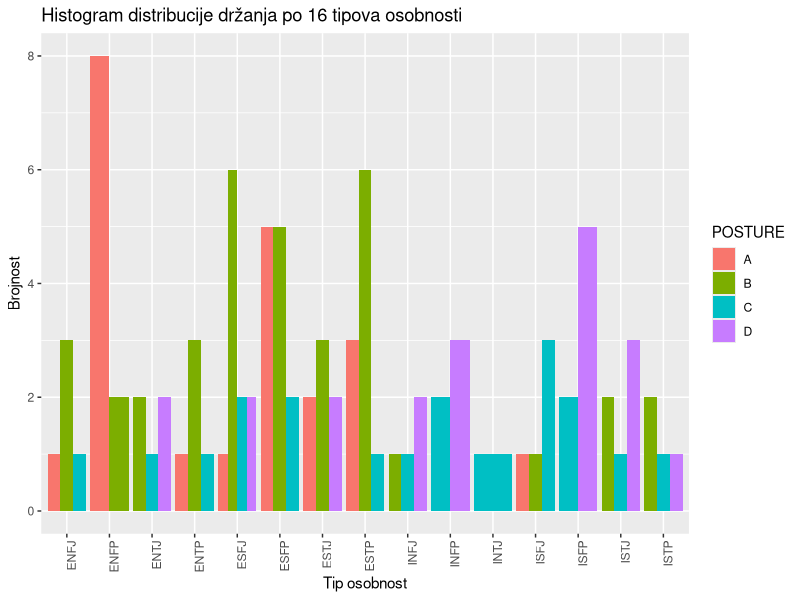
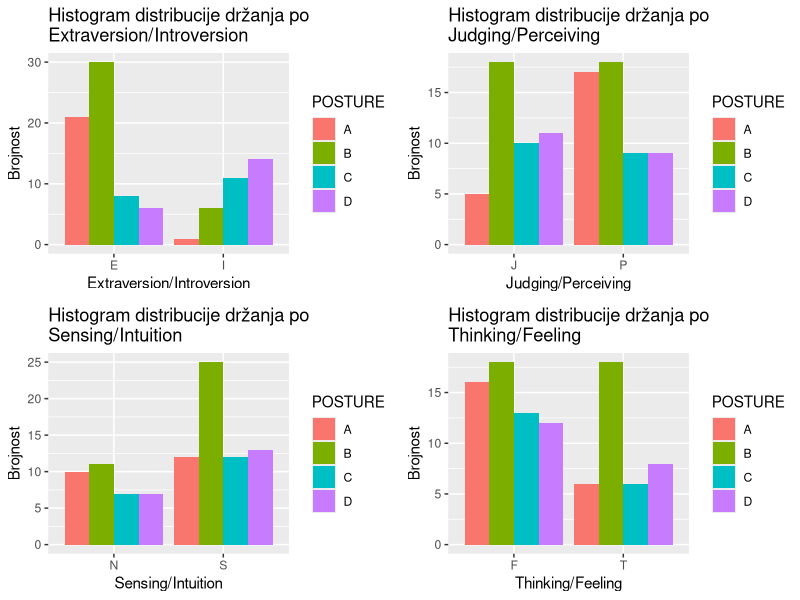
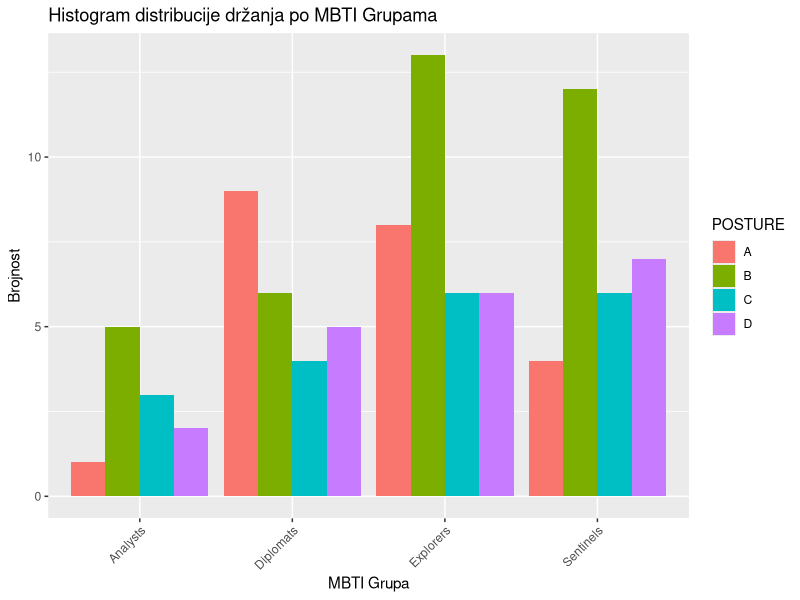
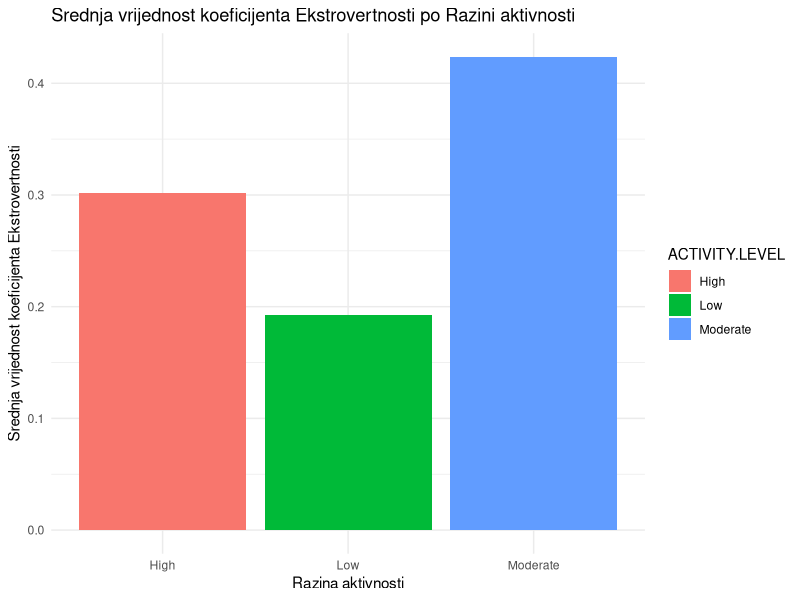
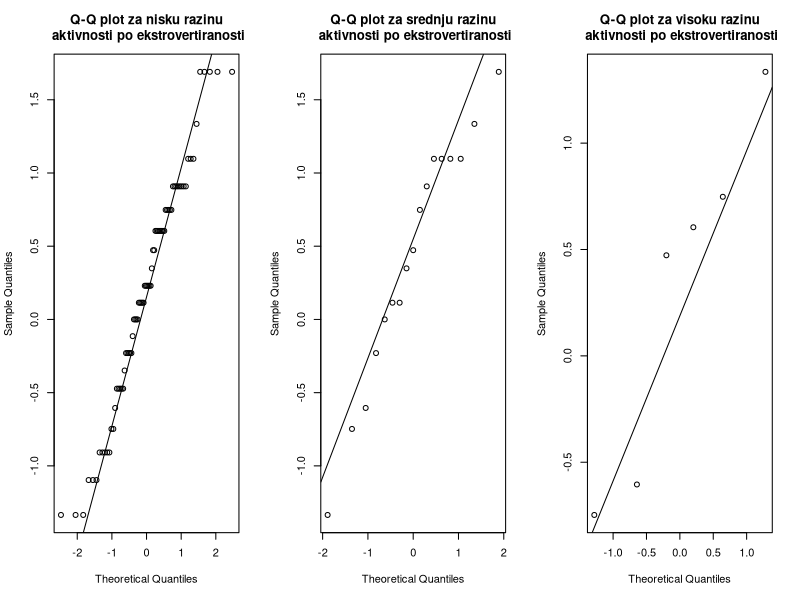
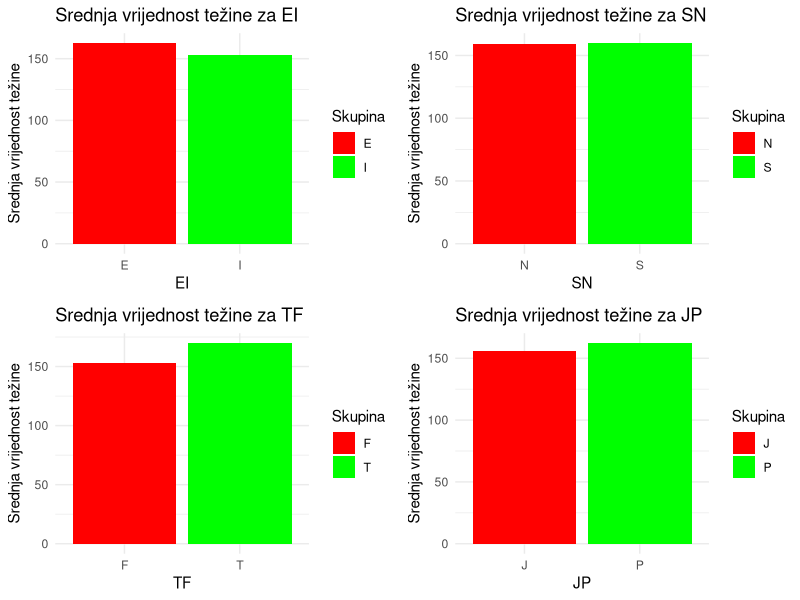
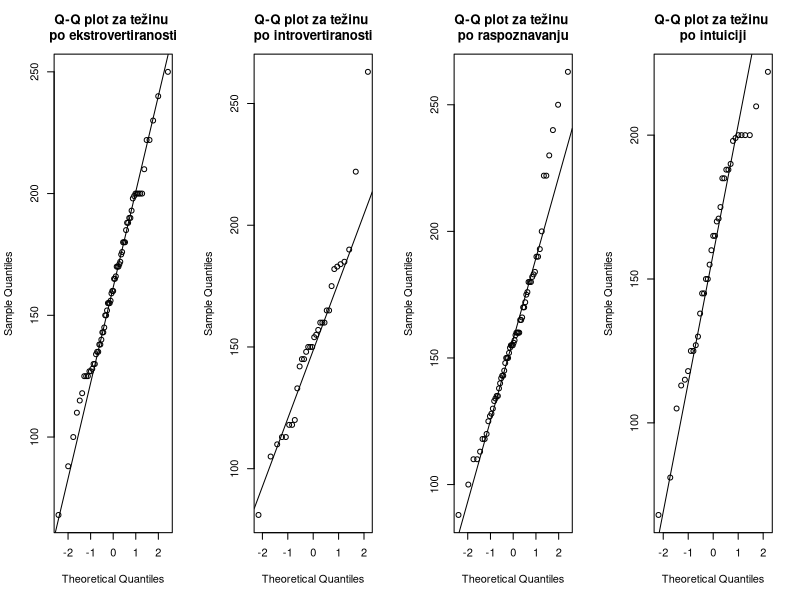
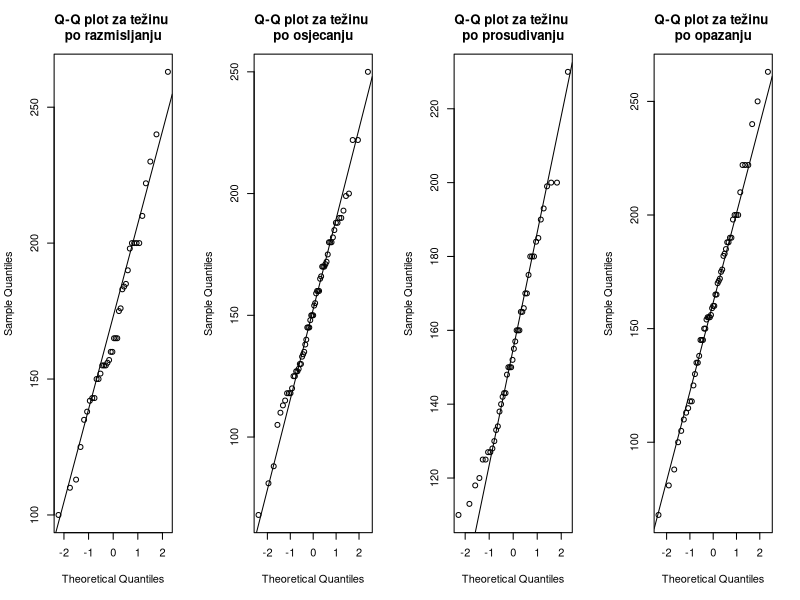

These charts were generated, in order, by the following R code:
## ---- chunk 1
data <- read.csv("MBTI.csv")
head(data,3)
## ---- chunk 2
library(ggplot2)
library(dplyr)
library(lmtest)
library(cowplot)
library(gridExtra)
## ---- chunk 3
# Kreiranje histograma za svaku osobnost i drzanje
ggplot(data, aes(x = MBTI, fill = POSTURE)) +
  geom_bar(position = position_dodge()) +
  xlab("Tip osobnost") +
  ylab("Brojnost") +
  ggtitle("Histogram distribucije držanja po 16 tipova osobnosti") +
  theme(axis.text.x = element_text(angle = 90, hjust = 1))

## ---- chunk 4
contingency_table <- table(data$MBTI, data$POSTURE)
print(contingency_table)
## ---- chunk 5
# Izvodenje Chi-kvadrat testa
chi_test_result <- chisq.test(contingency_table)
## ---- chunk 6
# Stvaranje novih stupaca koji označuju personiliziranu vrijednost za svaki par osobnosti
data$EI <- substr(data$MBTI, 1, 1)
data$SN <- substr(data$MBTI, 2, 2)
data$TF <- substr(data$MBTI, 3, 3)
data$JP <- substr(data$MBTI, 4, 4)
## ---- chunk 7
# Stvaranje histograma za EI
histogram_posture_EI <- ggplot(data, aes(x = EI, fill = POSTURE)) +
  geom_bar(position = position_dodge()) +
  xlab("Extraversion/Introversion") +
  ylab("Brojnost") +
  ggtitle("Histogram distribucije držanja po \nExtraversion/Introversion")
## ---- chunk 8
# Stvaranje histograma za SN
histogram_posture_SN <-ggplot(data, aes(x = SN, fill = POSTURE)) +
  geom_bar(position = position_dodge()) +
  xlab("Sensing/Intuition") +
  ylab("Brojnost") +
  ggtitle("Histogram distribucije držanja po \nSensing/Intuition")
## ---- chunk 9
# Stvaranje histograma za TF
histogram_posture_TF <-ggplot(data, aes(x = TF, fill = POSTURE)) +
  geom_bar(position = position_dodge()) +
  xlab("Thinking/Feeling") +
  ylab("Brojnost") +
  ggtitle("Histogram distribucije držanja po \nThinking/Feeling")
## ---- chunk 10
# Stvaranje histograma za JP
histogram_posture_JP <- ggplot(data, aes(x = JP, fill = POSTURE)) +
  geom_bar(position = position_dodge()) +
  xlab("Judging/Perceiving") +
  ylab("Brojnost") +
  ggtitle("Histogram distribucije držanja po \nJudging/Perceiving")

grid.arrange(histogram_posture_EI, histogram_posture_JP, histogram_posture_SN, histogram_posture_TF, nrow=2)
## ---- chunk 11
# Stvaranje kontigencijskih tablica za parove osobnosti i nacin drzanja
contingency_table_EI <- table(data$EI, data$POSTURE)
contingency_table_SN <- table(data$SN, data$POSTURE)
contingency_table_TF <- table(data$TF, data$POSTURE)
contingency_table_JP <- table(data$JP, data$POSTURE)
## ---- chunk 12
print(contingency_table_EI)
print(contingency_table_SN)
print(contingency_table_TF)
print(contingency_table_JP)
## ---- chunk 13
chi_test_result_EI <- chisq.test(contingency_table_EI)
print(chi_test_result_EI)
## ---- chunk 14
chi_test_result_SN <- chisq.test(contingency_table_SN)
print(chi_test_result_SN)
## ---- chunk 15
chi_test_result_TF <- chisq.test(contingency_table_TF)
print(chi_test_result_TF)
## ---- chunk 16
chi_test_result_JP <- chisq.test(contingency_table_JP)
print(chi_test_result_JP)
## ---- chunk 17
# Definiranje 4 MBTI grupe po 16personalities.com
data$Group <- ifelse(data$MBTI %in% c("INTJ", "INTP", "ENTJ", "ENTP"), "Analysts",
              ifelse(data$MBTI %in% c("INFJ", "INFP", "ENFJ", "ENFP"), "Diplomats",
              ifelse(data$MBTI %in% c("ISTJ", "ISFJ", "ESTJ", "ESFJ"), "Sentinels",
              ifelse(data$MBTI %in% c("ISTP", "ISFP", "ESTP", "ESFP"), "Explorers", NA))))

## ---- chunk 18
# Stvaranje histograma za svaku grupu
ggplot(data, aes(x = Group, fill = POSTURE)) +
  geom_bar(position = position_dodge()) +
  xlab("MBTI Grupa") +
  ylab("Brojnost") +
  ggtitle("Histogram distribucije držanja po MBTI Grupama") +
  theme(axis.text.x = element_text(angle = 45, hjust = 1))
## ---- chunk 19
# Stvaranje kontigencijskih tablica za svaku grupu
contingency_table_Group <- table(data$Group, data$POSTURE)
print(contingency_table_Group)
## ---- chunk 20
# Izvođenje Chi-kvadrat testa za grupe
chi_test_result_Group <- chisq.test(contingency_table_Group)
print(chi_test_result_Group)
## ---- chunk 21
data$ACTIVITY.LEVEL <- as.factor(data$ACTIVITY.LEVEL)
activity_means <- aggregate(E ~ ACTIVITY.LEVEL, data = data, mean)
## ---- chunk 22
ggplot(activity_means, aes(x = ACTIVITY.LEVEL, y = E, fill = ACTIVITY.LEVEL)) +
  geom_bar(stat = "identity") +
  xlab("Razina aktivnosti") +
  ylab("Srednja vrijednost koeficijenta Ekstrovertnosti") +
  ggtitle("Srednja vrijednost koeficijenta Ekstrovertnosti po Razini aktivnosti") +
  theme_minimal()
## ---- chunk 23
data_low <- subset(data, ACTIVITY.LEVEL == "Low")
data_moderate <- subset(data, ACTIVITY.LEVEL == "Moderate")
data_high <- subset(data, ACTIVITY.LEVEL == "High")

par(mfrow = c(1, 3))

qqnorm(data_low$E, main = "")
qqline(data_low$E)
title(main = "Q-Q plot za nisku razinu\n aktivnosti po ekstrovertiranosti")

qqnorm(data_moderate$E, main = "")
qqline(data_moderate$E)
title(main = "Q-Q plot za srednju razinu\n aktivnosti po ekstrovertiranosti")

qqnorm(data_high$E, main = "")
qqline(data_high$E)
title(main = "Q-Q plot za visoku razinu\n aktivnosti po ekstrovertiranosti")
## ---- chunk 24
print(paste("Varijanca ekstrovertiranosti za nisku razinu aktivnosti:", var(data_low$E)))
print(paste("Varijanca ekstrovertiranosti za srednju razinu aktivnosti:", var(data_moderate$E)))
print(paste("Varijanca ekstrovertiranosti za visoku razinu aktivnosti:", var(data_high$E)))
## ---- chunk 25
# Izvođenje ANOVA
anova_result <- aov(E ~ ACTIVITY.LEVEL, data = data)
anova_summary <- summary(anova_result)
print(anova_summary)
## ---- chunk 26
activity_p_value <- anova_summary[[1]]$"Pr(>F)"[1]

if (!is.na(activity_p_value) && activity_p_value < 0.05) {
  post_hoc_result <- TukeyHSD(anova_result)
  print(post_hoc_result)
}
## ---- chunk 27
plot_list <- list()
plot_index <- 1

for(skupina in c("EI", "SN", "TF", "JP")) {
  weight_means <- aggregate(WEIGHT ~ data[[skupina]], data = data, FUN = mean)
  names(weight_means) <- c("Skupina", "SrVrTezina")
  
  color_values <- setNames(c("red", "green"), levels(data[[skupina]]))
  
  p_weight <- ggplot(weight_means, aes(x = Skupina, y = SrVrTezina, fill = Skupina)) +
    geom_bar(stat = "identity") +
    xlab(skupina) +
    ylab("Srednja vrijednost težine") +
    ggtitle(paste("Srednja vrijednost težine za", skupina)) +
    theme_minimal() +
    scale_fill_manual(values = color_values)
  
  plot_list[[plot_index]] <- p_weight
  plot_index <- plot_index + 1
}

do.call(grid.arrange, c(plot_list, ncol = 2))

## ---- chunk 28
data_E <- subset(data, EI == "E")
data_I <- subset(data, EI == "I")

par(mfrow = c(1, 4))

qqnorm(data_E$WEIGHT, main = "")
qqline(data_E$WEIGHT)
title(main = "Q-Q plot za težinu \npo ekstrovertiranosti")

qqnorm(data_I$WEIGHT, main = "")
qqline(data_I$WEIGHT)
title(main = "Q-Q plot za težinu \npo introvertiranosti")

data_S <- subset(data, SN == "S")
data_N <- subset(data, SN == "N")

qqnorm(data_S$WEIGHT, main = "")
qqline(data_S$WEIGHT)
title(main = "Q-Q plot za težinu \npo raspoznavanju")

qqnorm(data_N$WEIGHT, main = "")
qqline(data_N$WEIGHT)
title(main = "Q-Q plot za težinu \npo intuiciji")

data_T <- subset(data, TF == "T")
data_F <- subset(data, TF == "F")

par(mfrow = c(1, 4))  
qqnorm(data_T$WEIGHT, main = "")
qqline(data_T$WEIGHT)
title(main = "Q-Q plot za težinu \npo razmisljanju")

qqnorm(data_F$WEIGHT, main = "")
qqline(data_F$WEIGHT)
title(main = "Q-Q plot za težinu \npo osjecanju")

data_J <- subset(data, JP == "J")
data_P <- subset(data, JP == "P")

qqnorm(data_J$WEIGHT, main = "")
qqline(data_J$WEIGHT)
title(main = "Q-Q plot za težinu \npo prosudivanju")

qqnorm(data_P$WEIGHT, main = "")
qqline(data_P$WEIGHT)
title(main = "Q-Q plot za težinu \npo opazanju")

## ---- chunk 29
for(skupina in c("EI", "SN", "TF", "JP")) {
  # Izvršavanje testa
  t_test_weight <- t.test(WEIGHT ~ data[[skupina]], data = data)
  
  cat("=====================================\n")
  cat("Rezultati za par osobnosti: ", skupina, "\n")
  
  print(t_test_weight)
  
  # Zaključak za težinu
  if (t_test_weight$p.value < 0.05) {
    print("Odbacujemo H0 i ima značajne razlike u težini za ovu skupinu")
  } else {
    print("Ne odbacujemo H0 i nema značajne razlike u težini za ovu skupinu")
  }
  
}

## ---- chunk 30
height_means <- aggregate(HEIGHT ~ Group, data = data, FUN = mean)

p_height <- ggplot(height_means, aes(x = Group, y = HEIGHT, fill = Group)) +
  geom_bar(stat = "identity") +
  xlab("Grupa osobnosti") +
  ylab("Srednja vrijednost visine") +
  ggtitle("Srednja vrijednost visine \n4 MBTI grupe osobnosti") +
  theme(axis.text.x = element_text(angle = 45, hjust = 1)) +
  scale_fill_brewer(palette = "Set1")

grid.arrange(p_height, nrow=1)
## ---- chunk 31
# Subsetting data for each MBTI-based group
data_analysts <- subset(data, Group == "Analysts")
data_diplomats <- subset(data, Group == "Diplomats")
data_sentinels <- subset(data, Group == "Sentinels")
data_explorers <- subset(data, Group == "Explorers")

par(mfrow = c(1, 4))

qqnorm(data_analysts$HEIGHT, main = "")
qqline(data_analysts$HEIGHT)
title(main = "Q-Q plot za visinu\nAnalysts")

qqnorm(data_diplomats$HEIGHT, main = "")
qqline(data_diplomats$HEIGHT)
title(main = "Q-Q plot za visinu\nDiplomats")

qqnorm(data_sentinels$HEIGHT, main = "")
qqline(data_sentinels$HEIGHT)
title(main = "Q-Q plot za visinu\nSentinels")

qqnorm(data_explorers$HEIGHT, main = "")
qqline(data_explorers$HEIGHT)
title(main = "Q-Q plot za visinu\nExplorers")

## ---- chunk 32
print(paste("Varijanca visine za Analysts:", var(data_analysts$HEIGHT)))
print(paste("Varijanca visine za Diplomats:", var(data_diplomats$HEIGHT)))
print(paste("Varijanca visine za Sentinels:", var(data_sentinels$HEIGHT)))
print(paste("Varijanca visine za Explorers:", var(data_explorers$HEIGHT)))
## ---- chunk 33
anova_height <- aov(HEIGHT ~ Group, data = data)
print("ANOVA test za visinu za sve grupe")
print(summary(anova_height))
## ---- chunk 34
extract_model_info <- function(model, data, variable_name) {
  model_summary <- summary(model)
  f_statistic_p_value <- summary(model)$fstatistic[1] # Extracting the F-statistic p-value
  
  bp_test <- bptest(model)
  bp_p_value <- bp_test$p.value
  
  model_residuals <- residuals(model)

  chunk_size <- length(model_residuals) / 4
  
  variances <- numeric(4)
  # fitted_values <- fitted(model_E_Posture)
  
  for (i in 1:4) {
    start_index <- (i - 1) * chunk_size + 1
    end_index <- i * chunk_size
    chunk <- model_residuals[start_index:end_index]
    variances[i] <- var(chunk)
  }
  e_residuals <- mean(model_residuals)


  max_variance <- max(variances, na.rm = TRUE)
  min_variance <- min(variances, na.rm = TRUE)
  
  return(data.frame(
    Model = variable_name,
    R_Squared = model_summary$r.squared,
    F_p_value = f_statistic_p_value,
    Expectancy_Residuals = e_residuals,
    MAX_var_Residuals = max_variance,
    MIN_var_Residuals = min_variance
  ))
}
## ---- chunk 35
model_E_Posture <- lm(E ~ POSTURE, data = data)
model_E_Posture_summary <- summary(model_E_Posture)
r_squared_E_Posture <- model_E_Posture_summary$r.squared
p_value_E_Posture <- coef(model_E_Posture_summary)[, "Pr(>|t|)"]
tested_variables_E_Posture <- names(coef(model_E_Posture_summary))

# homoscedastičnost - uvjet gdje varijanca ostaje konstanta za sve vrijednosti varijable.
# heteroscedastičnost - stanje gdje varijanca nije konstantna, već se mijenja s veličinom opažanja
residuals_E_Posture <- residuals(model_E_Posture)
fitted_E_Posture <- fitted(model_E_Posture)

model_E_Pain1 <- lm(E ~ PAIN.1, data = data)
summary_E_Pain1 <- summary(model_E_Pain1)

model_E_Pain1_Posture <- lm(E ~ PAIN.1 + POSTURE, data = data)
model_I_Pain1_Posture <- lm(I ~ PAIN.1 + POSTURE, data = data)
## ---- chunk 36
model_summaries <- data.frame()
model_summaries <- rbind(model_summaries, extract_model_info(model_E_Posture, data, "E ~ POSTURE"))
model_summaries <- rbind(model_summaries, extract_model_info(model_E_Pain1, data, "E ~ PAIN.1"))
model_summaries <- rbind(model_summaries, extract_model_info(model_E_Pain1_Posture, data, "E ~ PAIN.1 + POSTURE"))
model_summaries <- rbind(model_summaries, extract_model_info(model_I_Pain1_Posture, data, "I ~ PAIN.1 + POSTURE"))

model_summaries

residuals_df <- data.frame(Residuals = residuals(model_E_Posture))
binwidth = 0.5
n <- nrow(residuals_df)
scaling_factor <- n * binwidth

ggp1 <- ggplot(residuals_df, aes(x = Residuals)) +
  geom_histogram(binwidth = binwidth, fill = "grey", color = "black") +
  stat_function(fun = function(x) {
      dnorm(x, mean = mean(residuals_df$Residuals), sd = sd(residuals_df$Residuals)) * scaling_factor
    }, color = "green", size = 1) +
  theme_minimal() +
  labs(title = "Usporedba Reziduala i Linije Normalne Distribucije",
       x = "Reziduali",
       y = "Frekvencija")

print(ggp1)
## ---- chunk 37
ggp2 <- ggplot(data, aes(x = POSTURE, y = E)) +
  geom_boxplot() +
  theme_minimal() +
  labs(title = "Koeficijent Ekstroverzije ovisno o Držanju",
       x = "Držanje",
       y = "Koeficijent Ekstroverzije")

print(ggp2)
## ---- chunk 38

ggp3 <- ggplot() +
  geom_point(aes(x = fitted_E_Posture, y = residuals_E_Posture)) +
  geom_hline(yintercept = 0, linetype = "dashed", color = "red") +
  theme_minimal() +
  labs(title = "Reziduali vs Izračunate Vrijednosti za model(E ~ Posture)",
       x = "Izracunate vrijednosti",
       y = "Reziduali")
print(ggp3)
## ---- chunk 39
ggp4 <- ggplot(data, aes(x = PAIN.1, y = E)) +
  geom_point() +
  geom_smooth(method = "lm", se = FALSE, color = "blue") +
  theme_minimal() +
  labs(title = "Odnos izmedu PAIN.1 i koeficijenta Ekstroverzije",
       x = "PAIN.1",
       y = "Koeficijent ekstroverzije")
print(ggp4)
## ---- chunk 40
ggp5 <- ggplot(data, aes(x = PAIN.1, y = E, color = POSTURE)) +
  geom_point() +
  geom_smooth(method = "lm", se = FALSE) +
  theme_minimal() +
  labs(title = "Predvidanje koeficijenta Ekstroverzije iz razine 'Boli 1' i držanja",
       x = "Razina boli (Bol 1)",
       y = "Koeficijent ekstroverzije")
print(ggp5)
## ---- chunk 41
model_S_Age <- lm(S ~ AGE, data = data)
model_S_Sex <- lm(S ~ SEX, data = data)
model_S_Height <- lm(S ~ HEIGHT, data = data)

# Dijeljenje u grupe
data$age_group <- cut(data$AGE, 
                      breaks=quantile(data$AGE, probs=0:4/4), 
                      include.lowest=TRUE, 
                      labels=c("Q1", "Q2", "Q3", "Q4"))

# Srednja vrijednost S za svaku dobnu skupinu
age_group_means <- data %>%
  group_by(age_group) %>%
  summarize(mean_S = mean(S, na.rm = TRUE))

# FACTOR za spol i dobnu skupinu
data$sex_age_group <- interaction(data$SEX, data$age_group)


# Ispis testa
model_S_SexHeightAge <- lm(S ~ SEX + HEIGHT + AGE, data = data)
model_N_SexHeightAge <- lm(N ~ SEX + HEIGHT + AGE, data = data)

# Srednja vrijednost S za svaku grupu visine/dobne skupine
age_height_means <- data %>%
  group_by(AGE, HEIGHT) %>%
  summarize(mean_S = mean(S, na.rm = TRUE), .groups = 'drop')

## ---- chunk 42
model_summaries <- data.frame()
model_summaries <- rbind(model_summaries, extract_model_info(model_S_Age, data, "S ~ AGE"))
model_summaries <- rbind(model_summaries, extract_model_info(model_S_Sex, data, "S ~ SEX"))
model_summaries <- rbind(model_summaries, extract_model_info(model_S_Height, data, "S ~ HEIGHT"))
model_summaries <- rbind(model_summaries, extract_model_info(model_S_SexHeightAge, data, "S ~ SEX + HEIGHT + AGE"))
model_summaries <- rbind(model_summaries, extract_model_info(model_N_SexHeightAge, data, "N ~ SEX + HEIGHT + AGE"))

model_summaries

ggp6 <- ggplot(data, aes(x = AGE, y = S)) +
  geom_point() +
  geom_smooth(method = "lm", se = FALSE, color = "blue") +
  theme_minimal() +
  labs(title = "Odnos između godina i S koeficijenta",
       x = "Godine",
       y = "S koeficijent")
print(ggp6)
## ---- chunk 43
ggp7 <- ggplot(data, aes(x = SEX, y = S)) +
  geom_boxplot() +
  theme_minimal() +
  labs(title = "S koeficijent u ovisnosti o spolu",
       x = "Spol",
       y = "S koeficijent")
print(ggp7)
## ---- chunk 44
ggp8 <- ggplot(data, aes(x = HEIGHT, y = S)) +
  geom_point() +
  geom_smooth(method = "lm", se = FALSE, color = "blue") +
  theme_minimal() +
  labs(title = "Odnos između Visine i S koeficijenta",
       x = "Visina",
       y = "S Koeficijent")
print(ggp8)
## ---- chunk 45
ggp9 <- ggplot(data, aes(x = AGE, y = S, color = sex_age_group)) +
  geom_point(size = 1.5, alpha = 0.6) +
  geom_smooth(aes(group = sex_age_group), method = "lm", se = FALSE) +
  scale_color_manual(values = c("Female.Q1" = "#FF69B4", "Female.Q2" = "#FF007F", "Female.Q3" = "#FF00FF", "Female.Q4" = "#FFE4E1",
                                "Male.Q1" = "#6495ED", "Male.Q2" = "#1E90FF", "Male.Q3" = "#00BFFF", "Male.Q4" = "#87CEEB")) +
  theme_minimal(base_size = 12) +
  theme(legend.title = element_blank(),
        legend.position = "bottom",
        plot.title = element_text(hjust = 0.5),
        axis.title.y = element_text(angle = 0, vjust = 0.5),
        axis.text = element_text(size = 10)) +
  labs(title = "S Koeficijent predviden na temelju spola i starosti osobe",
       x = "Godine",
       y = "S Koeficijent")
print(ggp9)
## ---- chunk 46
ggp10 <- ggplot(data, aes(x = AGE, y = S)) +
  geom_point(aes(color = HEIGHT), alpha = 0.6) +
  geom_smooth(method="lm", se=FALSE, aes(group=1)) +
  facet_grid(. ~ SEX) +  
  scale_color_gradient(low = "blue", high = "red") +  
  theme_minimal() +
  theme(legend.position = "right") +
  labs(title = "Odnos između S koeficijenta, godina i visine, podijeljeno po Spolu",
       x = "Godine",
       y = "S koeficijent")
print(ggp10)
## ---- chunk 47
model_T_Sex <- lm(T ~ SEX, data = data)
model_T_Height <- lm(T ~ HEIGHT, data = data)
model_T_Weight <- lm(T ~ WEIGHT, data = data)
model_T_SexHeightWeight <- lm(T ~ SEX + HEIGHT + WEIGHT, data = data)
model_F_SexHeightWeight <- lm(F ~ SEX + HEIGHT + WEIGHT, data = data)
## ---- chunk 48
model_summaries <- data.frame()
model_summaries <- rbind(model_summaries, extract_model_info(model_T_Sex, data, "T ~ SEX"))
model_summaries <- rbind(model_summaries, extract_model_info(model_T_Height, data, "T ~ HEIGHT"))
model_summaries <- rbind(model_summaries, extract_model_info(model_T_Weight, data, "T ~ WEIGHT"))
model_summaries <- rbind(model_summaries, extract_model_info(model_T_SexHeightWeight, data, "T ~ SEX + HEIGHT + WEIGHT"))
model_summaries <- rbind(model_summaries, extract_model_info(model_F_SexHeightWeight, data, "N ~ SEX + HEIGHT + WEIGHT"))

model_summaries

ggp11 <- ggplot(data, aes(x = SEX, y = T)) +
  geom_boxplot() +
  theme_minimal() +
  labs(title = "T koeficijent Ovisno o Spolu",
       x = "Spol",
       y = "T koeficijent")
print(ggp11)
## ---- chunk 49
ggp12 <- ggplot(data, aes(x = HEIGHT, y = T)) +
  geom_point() +
  geom_smooth(method = "lm", se = FALSE, color = "blue") +
  theme_minimal() +
  labs(title = "Odnos između Visine i T koeficijenta",
       x = "Visina",
       y = "T koeficijent")
print(ggp12)
## ---- chunk 50

ggp13 <- ggplot(data, aes(x = HEIGHT, y = T)) +
  geom_point(aes(color = WEIGHT), alpha = 0.6) +
  geom_smooth(method = "lm", se = FALSE, aes(group = 1)) +  
  facet_grid(. ~ SEX) + 
  scale_color_gradient(low = "blue", high = "red") +
  theme_minimal() + 
  labs(title = "Odnos između T koeficijenta i Visine, obojeno Masom, odvojen na Spolove",
       x = "Visina",
       y = "T koeficijent") +
  theme(legend.position = "right") +
  labs(color = "Weight")
print(ggp13)
## ---- chunk 51
ggp14 <- ggplot(data, aes(x = HEIGHT, y = T)) +
  geom_point(aes(color = SEX), alpha = 0.6) + 
  geom_smooth(method = "lm", se = FALSE, aes(color = SEX)) +  
  facet_wrap(~SEX, scales = "free_x") +  
  theme_minimal() +
  labs(title = "Visina vs T Koeficijent po Spolu",
       x = "Visina",
       y = "T Koeficijent") +
  theme(legend.position = "none") 
print(ggp14)
## ---- chunk 52
ggp15 <- ggplot(data, aes(x = WEIGHT, y = T)) +
  geom_point(aes(color = SEX), alpha = 0.6) +  
  geom_smooth(method = "lm", se = FALSE, aes(color = SEX)) +  
  facet_wrap(~SEX, scales = "free_x") +
  theme_minimal() +
  labs(title = "Masa vs T Koeficijent po Spolu",
       x = "Masa",
       y = "T Koeficijent") +
  theme(legend.position = "none")
print(ggp15)
## ---- chunk 53
model_J_Sex <- lm(J ~ SEX, data = data)
model_J_Pain3 <- lm (J ~ PAIN.3, data = data)
model_J_Posture_Pain3 <- lm(J ~ POSTURE + PAIN.3, data = data)
model_P_Posture_Pain3 <- lm(P ~ POSTURE + PAIN.3, data = data)
## ---- chunk 54
ggp16 <- ggplot(data, aes(x = POSTURE, y = J)) +
  geom_boxplot() +  
  stat_summary(fun = mean, geom = "point", shape = 23, size = 3, color = "red", fill = "yellow") +
  labs(title = "Koeficijent J kod ljudi s X tipom Drzanja",
       x = "Drzanje",
       y = "J Koeficijent") 
print(ggp16)
## ---- chunk 55
ggp17 <- ggplot(data, aes(x = PAIN.3, y = J)) +
  geom_point() +
  geom_smooth(method = "lm", se = FALSE, color = "blue") +
  theme_minimal() +
  labs(title = "Relationship between PAIN.3 and Judging Score",
       x = "Razina boli (Pain 3)",
       y = "J Koeficijent")
print(ggp17)
## ---- chunk 56
ggp18 <- ggplot(data, aes(x = PAIN.3, y = J, color = factor(POSTURE))) +
  geom_point() +
  geom_smooth(method = "lm", se = FALSE) +
  theme_minimal() +
  labs(title = "Odnos Drzanja, Boli 3 te J Koeficijenta",
       x = "Razina boli (Pain 3)",
       y = "J koeficijent",
       color = "Drzanje")
print(ggp18)
## ---- chunk 57

manual_data <- data.frame(
  HEIGHT = 71,
  SEX = "Female", 
  PAIN.1 = 3,
  PAIN.3 = 6,
  POSTURE = "D",
  AGE = 20,
  WEIGHT = 150
)

# Predikcije vrjednosti za svaku karakterstiku
E_pred <- predict(model_E_Pain1_Posture, newdata = manual_data)
S_pred <- predict(model_S_SexHeightAge, newdata = manual_data)
T_pred <- predict(model_T_SexHeightWeight, newdata = manual_data)
J_pred <- predict(model_J_Posture_Pain3, newdata = manual_data)

I_pred <- predict(model_I_Pain1_Posture, newdata = manual_data)
N_pred <- predict(model_N_SexHeightAge, newdata = manual_data)
F_pred <- predict(model_F_SexHeightWeight, newdata = manual_data)
P_pred <- predict(model_P_Posture_Pain3, newdata = manual_data)

classify_personality <- function(E_pred, S_pred, T_pred, J_pred) {
  # cat("E_PRED: ", E_pred, "\n")
  # cat("S_PRED: ", S_pred, "\n")
  # cat("T_PRED: ", T_pred, "\n")
  # cat("J_PRED: ", J_pred, "\n")
  # 
  # cat("I_PRED: ", I_pred, "\n")
  # cat("N_PRED: ", N_pred, "\n")
  # cat("F_PRED: ", F_pred, "\n")
  # cat("P_PRED: ", P_pred, "\n")
  
  
  E_type <- ifelse(E_pred > I_pred, "E", "I")
  S_type <- ifelse(S_pred > N_pred, "S", "N")
  T_type <- ifelse(T_pred > F_pred, "T", "F")
  J_type <- ifelse(J_pred > P_pred, "J", "P")
  
  personality_type <- paste(E_type, S_type, T_type, J_type, sep = "")
  return(personality_type)
}

personality_type <- classify_personality(E_pred, S_pred, T_pred, J_pred)

# cat("Izracunat MBTI tip osobnosti:", personality_type, "\n")




## ---- chunk 58
predict_mbti_for_row <- function(row_df) {
  E_pred <- predict(model_E_Pain1_Posture, newdata = row_df)
  S_pred <- predict(model_S_SexHeightAge, newdata = row_df)
  T_pred <- predict(model_T_SexHeightWeight, newdata = row_df)
  J_pred <- predict(model_J_Posture_Pain3, newdata = row_df)

  I_pred <- predict(model_I_Pain1_Posture, newdata = row_df)
  N_pred <- predict(model_N_SexHeightAge, newdata = row_df)
  F_pred <- predict(model_F_SexHeightWeight, newdata = row_df)
  P_pred <- predict(model_P_Posture_Pain3, newdata = row_df)

  classify_personality(E_pred, S_pred, T_pred, J_pred)
}

compare_mbti <- function(predicted, actual, incorrect_counts) {
  for (i in 1:nchar(predicted)) {
    if (substr(predicted, i, i) != substr(actual, i, i)) {
      letter <- substr(predicted, i, i)
      incorrect_counts[[letter]] <- incorrect_counts[[letter]] + 1
    }
  }
  return(incorrect_counts)
}


incorrect_letter_counts <- list("E" = 0, "I" = 0, "S" = 0, "N" = 0, "T" = 0, "F" = 0, "J" = 0, "P" = 0)

for (i in 1:nrow(data)) {
  row_df <- data[i, , drop = FALSE]
  predicted_mbti <- predict_mbti_for_row(row_df)
  
  incorrect_letter_counts <- compare_mbti(predicted_mbti, data$MBTI[i], incorrect_letter_counts)
}

total_incorrect_predictions = 0
cat("Netočno pretpostavljeno slovo karakteristike osobnosti:\n")
for (letter in names(incorrect_letter_counts)) {
  cat(letter, ":", incorrect_letter_counts[[letter]], "\n")
  total_incorrect_predictions <- total_incorrect_predictions + incorrect_letter_counts[[letter]]
}

cat("Vjerojatnost točno predviđenog tipa osobnosti iznosi: ", 1-(total_incorrect_predictions/(97*4)), "\n")

